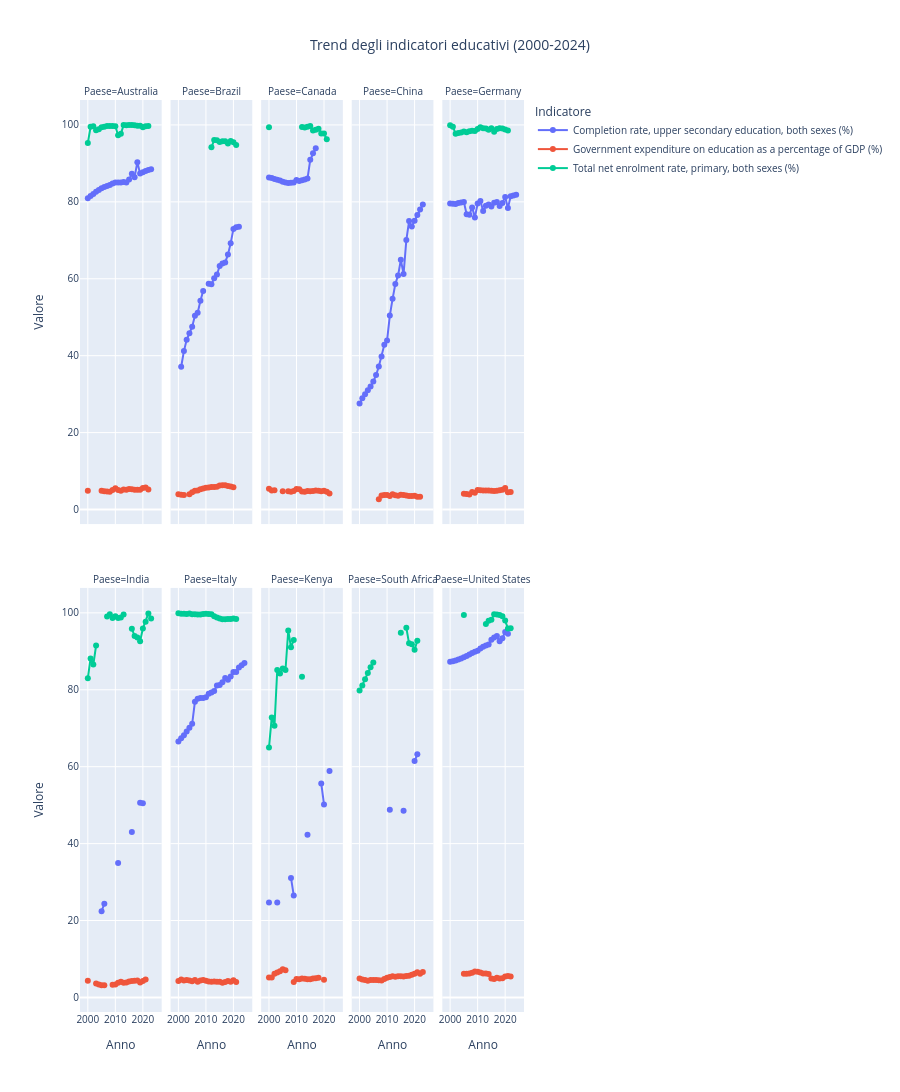

Notebook code cell kept with this figure:
### Code cell
# Trend degli indicatori nel tempo per ogni paese
fig = plot_trends_by_country(df_ed_raw)
fig.show()

### Figure 1 — Plotly figure (JSON) as saved in the notebook; plotly's stock layout.template omitted (floating-point values rounded to 4 significant figures)
{"data": [{"hovertemplate": "Indicatore=Completion rate, upper secondary education, both sexes (%)<br>Paese=Australia<br>Anno=%{x}<br>Valore=%{y}<extra></extra>", "legendgroup": "Completion rate, upper secondary education, both sexes (%)", "line": {"color": "#636efa", "dash": "solid"}, "marker": {"symbol": "circle"}, "mode": "lines+markers", "name": "Completion rate, upper secondary education, both sexes (%)", "orientation": "v", "showlegend": true, "type": "scatter", "x": [2000, 2001, 2002, 2003, 2004, 2005, 2006, 2007, 2008, 2009, 2010, 2011, 2012, 2013, 2014, 2015, 2016, 2017, 2018, 2019, 2020, 2021, 2022, 2023, 2024], "xaxis": "x6", "y": [80.96, 81.49, 82.02, 82.6, 83.1, 83.52, 83.84, 84.09, 84.39, 84.8, 85.02, 85.03, 85.02, 85.19, 85.03, 85.79, 87.3, 86.41, 90.31, 87.34, 87.7, 88.01, 88.25, 88.49, NaN], "yaxis": "y6"}, {"hovertemplate": "Indicatore=Completion rate, upper secondary education, both sexes (%)<br>Paese=Brazil<br>Anno=%{x}<br>Valore=%{y}<extra></extra>", "legendgroup": "Completion rate, upper secondary education, both sexes (%)", "line": {"color": "#636efa", "dash": "solid"}, "marker": {"symbol": "circle"}, "mode": "lines+markers", "name": "Completion rate, upper secondary education, both sexes (%)", "orientation": "v", "showlegend": false, "type": "scatter", "x": [2000, 2001, 2002, 2003, 2004, 2005, 2006, 2007, 2008, 2009, 2010, 2011, 2012, 2013, 2014, 2015, 2016, 2017, 2018, 2019, 2020, 2021, 2022, 2023, 2024], "xaxis": "x7", "y": [NaN, 37.11, 41.19, 44.13, 45.85, 47.52, 50.4, 51.13, 54.28, 56.81, NaN, 58.72, 58.6, 60.11, 61.12, 63.31, 63.95, 64.25, 66.28, 69.26, 72.96, 73.37, 73.53, NaN, NaN], "yaxis": "y7"}, {"hovertemplate": "Indicatore=Completion rate, upper secondary education, both sexes (%)<br>Paese=Canada<br>Anno=%{x}<br>Valore=%{y}<extra></extra>", "legendgroup": "Completion rate, upper secondary education, both sexes (%)", "line": {"color": "#636efa", "dash": "solid"}, "marker": {"symbol": "circle"}, "mode": "lines+markers", "name": "Completion rate, upper secondary education, both sexes (%)", "orientation": "v", "showlegend": false, "type": "scatter", "x": [2000, 2001, 2002, 2003, 2004, 2005, 2006, 2007, 2008, 2009, 2010, 2011, 2012, 2013, 2014, 2015, 2016, 2017, 2018, 2019, 2020, 2021, 2022, 2023, 2024], "xaxis": "x8", "y": [86.36, 86.18, 85.92, 85.74, 85.54, 85.23, 85.04, 84.92, 84.96, 85.03, 85.7, 85.44, 85.63, 85.79, 86.05, 90.93, 92.66, 93.95, NaN, NaN, NaN, NaN, NaN, NaN, NaN], "yaxis": "y8"}, {"hovertemplate": "Indicatore=Completion rate, upper secondary education, both sexes (%)<br>Paese=China<br>Anno=%{x}<br>Valore=%{y}<extra></extra>", "legendgroup": "Completion rate, upper secondary education, both sexes (%)", "line": {"color": "#636efa", "dash": "solid"}, "marker": {"symbol": "circle"}, "mode": "lines+markers", "name": "Completion rate, upper secondary education, both sexes (%)", "orientation": "v", "showlegend": false, "type": "scatter", "x": [2000, 2001, 2002, 2003, 2004, 2005, 2006, 2007, 2008, 2009, 2010, 2011, 2012, 2013, 2014, 2015, 2016, 2017, 2018, 2019, 2020, 2021, 2022, 2023, 2024], "xaxis": "x9", "y": [27.54, 28.93, 29.96, 30.98, 31.96, 33.29, 34.96, 37.18, 39.77, 42.81, 43.97, 50.44, 54.77, 58.64, 60.87, 64.92, 61.23, 70.06, 74.99, 73.58, 75.08, 76.58, 77.98, 79.3, NaN], "yaxis": "y9"}, {"hovertemplate": "Indicatore=Completion rate, upper secondary education, both sexes (%)<br>Paese=Germany<br>Anno=%{x}<br>Valore=%{y}<extra></extra>", "legendgroup": "Completion rate, upper secondary education, both sexes (%)", "line": {"color": "#636efa", "dash": "solid"}, "marker": {"symbol": "circle"}, "mode": "lines+markers", "name": "Completion rate, upper secondary education, both sexes (%)", "orientation": "v", "showlegend": false, "type": "scatter", "x": [2000, 2001, 2002, 2003, 2004, 2005, 2006, 2007, 2008, 2009, 2010, 2011, 2012, 2013, 2014, 2015, 2016, 2017, 2018, 2019, 2020, 2021, 2022, 2023, 2024], "xaxis": "x10", "y": [79.56, 79.49, 79.47, 79.67, 79.86, 79.94, 76.77, 76.67, 78.56, 75.95, 79.56, 80.24, 77.6, 78.98, 79.28, 78.76, 79.77, 79.98, 78.95, 79.69, 81.28, 78.37, 81.45, 81.67, 81.84], "yaxis": "y10"}, {"hovertemplate": "Indicatore=Completion rate, upper secondary education, both sexes (%)<br>Paese=India<br>Anno=%{x}<br>Valore=%{y}<extra></extra>", "legendgroup": "Completion rate, upper secondary education, both sexes (%)", "line": {"color": "#636efa", "dash": "solid"}, "marker": {"symbol": "circle"}, "mode": "lines+markers", "name": "Completion rate, upper secondary education, both sexes (%)", "orientation": "v", "showlegend": false, "type": "scatter", "x": [2000, 2001, 2002, 2003, 2004, 2005, 2006, 2007, 2008, 2009, 2010, 2011, 2012, 2013, 2014, 2015, 2016, 2017, 2018, 2019, 2020, 2021, 2022, 2023, 2024], "xaxis": "x", "y": [NaN, NaN, NaN, NaN, NaN, 22.43, 24.36, NaN, NaN, NaN, NaN, 34.98, NaN, NaN, NaN, NaN, 43.03, NaN, NaN, 50.63, 50.5, NaN, NaN, NaN, NaN], "yaxis": "y"}, {"hovertemplate": "Indicatore=Completion rate, upper secondary education, both sexes (%)<br>Paese=Italy<br>Anno=%{x}<br>Valore=%{y}<extra></extra>", "legendgroup": "Completion rate, upper secondary education, both sexes (%)", "line": {"color": "#636efa", "dash": "solid"}, "marker": {"symbol": "circle"}, "mode": "lines+markers", "name": "Completion rate, upper secondary education, both sexes (%)", "orientation": "v", "showlegend": false, "type": "scatter", "x": [2000, 2001, 2002, 2003, 2004, 2005, 2006, 2007, 2008, 2009, 2010, 2011, 2012, 2013, 2014, 2015, 2016, 2017, 2018, 2019, 2020, 2021, 2022, 2023, 2024], "xaxis": "x2", "y": [66.55, 67.37, 68.2, 69.13, 70.14, 71.14, 76.88, 77.64, 77.85, 77.87, 78.03, 78.96, 79.27, 79.69, 81.13, 81.25, 81.98, 83.07, 82.59, 83.43, 84.61, 84.62, 85.78, 86.38, 86.94], "yaxis": "y2"}, {"hovertemplate": "Indicatore=Completion rate, upper secondary education, both sexes (%)<br>Paese=Kenya<br>Anno=%{x}<br>Valore=%{y}<extra></extra>", "legendgroup": "Completion rate, upper secondary education, both sexes (%)", "line": {"color": "#636efa", "dash": "solid"}, "marker": {"symbol": "circle"}, "mode": "lines+markers", "name": "Completion rate, upper secondary education, both sexes (%)", "orientation": "v", "showlegend": false, "type": "scatter", "x": [2000, 2001, 2002, 2003, 2004, 2005, 2006, 2007, 2008, 2009, 2010, 2011, 2012, 2013, 2014, 2015, 2016, 2017, 2018, 2019, 2020, 2021, 2022, 2023, 2024], "xaxis": "x3", "y": [24.66, NaN, NaN, 24.7, NaN, NaN, NaN, NaN, 31.07, 26.53, NaN, NaN, NaN, NaN, 42.32, NaN, NaN, NaN, NaN, 55.61, 50.17, NaN, 58.86, NaN, NaN], "yaxis": "y3"}, {"hovertemplate": "Indicatore=Completion rate, upper secondary education, both sexes (%)<br>Paese=South Africa<br>Anno=%{x}<br>Valore=%{y}<extra></extra>", "legendgroup": "Completion rate, upper secondary education, both sexes (%)", "line": {"color": "#636efa", "dash": "solid"}, "marker": {"symbol": "circle"}, "mode": "lines+markers", "name": "Completion rate, upper secondary education, both sexes (%)", "orientation": "v", "showlegend": false, "type": "scatter", "x": [2000, 2001, 2002, 2003, 2004, 2005, 2006, 2007, 2008, 2009, 2010, 2011, 2012, 2013, 2014, 2015, 2016, 2017, 2018, 2019, 2020, 2021, 2022, 2023, 2024], "xaxis": "x4", "y": [NaN, NaN, NaN, NaN, NaN, NaN, NaN, NaN, NaN, NaN, NaN, 48.79, NaN, NaN, NaN, NaN, 48.52, NaN, NaN, NaN, 61.46, 63.21, NaN, NaN, NaN], "yaxis": "y4"}, {"hovertemplate": "Indicatore=Completion rate, upper secondary education, both sexes (%)<br>Paese=United States<br>Anno=%{x}<br>Valore=%{y}<extra></extra>", "legendgroup": "Completion rate, upper secondary education, both sexes (%)", "line": {"color": "#636efa", "dash": "solid"}, "marker": {"symbol": "circle"}, "mode": "lines+markers", "name": "Completion rate, upper secondary education, both sexes (%)", "orientation": "v", "showlegend": false, "type": "scatter", "x": [2000, 2001, 2002, 2003, 2004, 2005, 2006, 2007, 2008, 2009, 2010, 2011, 2012, 2013, 2014, 2015, 2016, 2017, 2018, 2019, 2020, 2021, 2022, 2023, 2024], "xaxis": "x5", "y": [87.26, 87.44, 87.62, 87.86, 88.13, 88.46, 88.78, 89.18, 89.55, 89.9, 90.12, 90.76, 91.16, 91.53, 91.78, 92.99, 93.59, 93.96, 92.64, 93.4, 95.04, 94.58, NaN, NaN, NaN], "yaxis": "y5"}, {"hovertemplate": "Indicatore=Government expenditure on education as a percentage of GDP (%)<br>Paese=Australia<br>Anno=%{x}<br>Valore=%{y}<extra></extra>", "legendgroup": "Government expenditure on education as a percentage of GDP (%)", "line": {"color": "#EF553B", "dash": "solid"}, "marker": {"symbol": "circle"}, "mode": "lines+markers", "name": "Government expenditure on education as a percentage of GDP (%)", "orientation": "v", "showlegend": true, "type": "scatter", "x": [2000, 2001, 2002, 2003, 2004, 2005, 2006, 2007, 2008, 2009, 2010, 2011, 2012, 2013, 2014, 2015, 2016, 2017, 2018, 2019, 2020, 2021, 2022, 2023, 2024], "xaxis": "x6", "y": [4.884, NaN, NaN, NaN, NaN, 4.897, 4.738, 4.654, 4.631, 5.081, 5.538, 5.068, 4.867, 5.229, 5.165, 5.316, 5.287, 5.138, 5.124, 5.134, 5.608, 5.73, 5.207, NaN, NaN], "yaxis": "y6"}, {"hovertemplate": "Indicatore=Government expenditure on education as a percentage of GDP (%)<br>Paese=Brazil<br>Anno=%{x}<br>Valore=%{y}<extra></extra>", "legendgroup": "Government expenditure on education as a percentage of GDP (%)", "line": {"color": "#EF553B", "dash": "solid"}, "marker": {"symbol": "circle"}, "mode": "lines+markers", "name": "Government expenditure on education as a percentage of GDP (%)", "orientation": "v", "showlegend": false, "type": "scatter", "x": [2000, 2001, 2002, 2003, 2004, 2005, 2006, 2007, 2008, 2009, 2010, 2011, 2012, 2013, 2014, 2015, 2016, 2017, 2018, 2019, 2020, 2021, 2022, 2023, 2024], "xaxis": "x7", "y": [3.949, 3.845, 3.75, NaN, 3.974, 4.479, 4.871, 4.974, 5.269, 5.464, 5.649, 5.737, 5.855, 5.839, 5.948, 6.241, 6.314, 6.32, 6.089, 5.963, 5.772, NaN, NaN, NaN, NaN], "yaxis": "y7"}, {"hovertemplate": "Indicatore=Government expenditure on education as a percentage of GDP (%)<br>Paese=Canada<br>Anno=%{x}<br>Valore=%{y}<extra></extra>", "legendgroup": "Government expenditure on education as a percentage of GDP (%)", "line": {"color": "#EF553B", "dash": "solid"}, "marker": {"symbol": "circle"}, "mode": "lines+markers", "name": "Government expenditure on education as a percentage of GDP (%)", "orientation": "v", "showlegend": false, "type": "scatter", "x": [2000, 2001, 2002, 2003, 2004, 2005, 2006, 2007, 2008, 2009, 2010, 2011, 2012, 2013, 2014, 2015, 2016, 2017, 2018, 2019, 2020, 2021, 2022, 2023, 2024], "xaxis": "x8", "y": [5.423, 4.953, 4.993, NaN, NaN, 4.766, NaN, 4.766, 4.626, 4.841, 5.356, 5.262, 4.693, 4.589, 4.844, 4.739, 4.816, 4.96, 4.889, 4.773, 4.888, 4.594, 4.14, NaN, NaN], "yaxis": "y8"}, {"hovertemplate": "Indicatore=Government expenditure on education as a percentage of GDP (%)<br>Paese=China<br>Anno=%{x}<br>Valore=%{y}<extra></extra>", "legendgroup": "Government expenditure on education as a percentage of GDP (%)", "line": {"color": "#EF553B", "dash": "solid"}, "marker": {"symbol": "circle"}, "mode": "lines+markers", "name": "Government expenditure on education as a percentage of GDP (%)", "orientation": "v", "showlegend": false, "type": "scatter", "x": [2000, 2001, 2002, 2003, 2004, 2005, 2006, 2007, 2008, 2009, 2010, 2011, 2012, 2013, 2014, 2015, 2016, 2017, 2018, 2019, 2020, 2021, 2022, 2023, 2024], "xaxis": "x9", "y": [NaN, NaN, NaN, NaN, NaN, NaN, NaN, 2.701, 3.632, 3.752, 3.755, 3.522, 3.944, 3.71, 3.58, 3.814, 3.761, 3.624, 3.542, 3.541, 3.573, 3.298, 3.298, NaN, NaN], "yaxis": "y9"}, {"hovertemplate": "Indicatore=Government expenditure on education as a percentage of GDP (%)<br>Paese=Germany<br>Anno=%{x}<br>Valore=%{y}<extra></extra>", "legendgroup": "Government expenditure on education as a percentage of GDP (%)", "line": {"color": "#EF553B", "dash": "solid"}, "marker": {"symbol": "circle"}, "mode": "lines+markers", "name": "Government expenditure on education as a percentage of GDP (%)", "orientation": "v", "showlegend": false, "type": "scatter", "x": [2000, 2001, 2002, 2003, 2004, 2005, 2006, 2007, 2008, 2009, 2010, 2011, 2012, 2013, 2014, 2015, 2016, 2017, 2018, 2019, 2020, 2021, 2022, 2023, 2024], "xaxis": "x10", "y": [NaN, NaN, NaN, NaN, NaN, 4.107, 4.025, 3.92, 4.549, 4.34, 5.096, 4.984, 4.928, 4.935, 4.921, 4.855, 4.839, 4.872, 4.979, 5.117, 5.588, 4.51, 4.544, NaN, NaN], "yaxis": "y10"}, {"hovertemplate": "Indicatore=Government expenditure on education as a percentage of GDP (%)<br>Paese=India<br>Anno=%{x}<br>Valore=%{y}<extra></extra>", "legendgroup": "Government expenditure on education as a percentage of GDP (%)", "line": {"color": "#EF553B", "dash": "solid"}, "marker": {"symbol": "circle"}, "mode": "lines+markers", "name": "Government expenditure on education as a percentage of GDP (%)", "orientation": "v", "showlegend": false, "type": "scatter", "x": [2000, 2001, 2002, 2003, 2004, 2005, 2006, 2007, 2008, 2009, 2010, 2011, 2012, 2013, 2014, 2015, 2016, 2017, 2018, 2019, 2020, 2021, 2022, 2023, 2024], "xaxis": "x", "y": [4.325, NaN, NaN, 3.613, 3.353, 3.189, 3.143, NaN, NaN, 3.278, 3.378, 3.796, 4.085, 3.845, 3.899, 4.115, 4.257, 4.306, 4.377, 3.897, 4.293, 4.635, NaN, NaN, NaN], "yaxis": "y"}, {"hovertemplate": "Indicatore=Government expenditure on education as a percentage of GDP (%)<br>Paese=Italy<br>Anno=%{x}<br>Valore=%{y}<extra></extra>", "legendgroup": "Government expenditure on education as a percentage of GDP (%)", "line": {"color": "#EF553B", "dash": "solid"}, "marker": {"symbol": "circle"}, "mode": "lines+markers", "name": "Government expenditure on education as a percentage of GDP (%)", "orientation": "v", "showlegend": false, "type": "scatter", "x": [2000, 2001, 2002, 2003, 2004, 2005, 2006, 2007, 2008, 2009, 2010, 2011, 2012, 2013, 2014, 2015, 2016, 2017, 2018, 2019, 2020, 2021, 2022, 2023, 2024], "xaxis": "x2", "y": [4.291, 4.65, 4.432, 4.542, 4.385, 4.238, 4.525, 4.105, 4.388, 4.524, 4.334, 4.116, 4.056, 4.144, 4.061, 4.074, 3.816, 4.045, 4.256, 4.095, 4.442, 4.02, NaN, NaN, NaN], "yaxis": "y2"}, {"hovertemplate": "Indicatore=Government expenditure on education as a percentage of GDP (%)<br>Paese=Kenya<br>Anno=%{x}<br>Valore=%{y}<extra></extra>", "legendgroup": "Government expenditure on education as a percentage of GDP (%)", "line": {"color": "#EF553B", "dash": "solid"}, "marker": {"symbol": "circle"}, "mode": "lines+markers", "name": "Government expenditure on education as a percentage of GDP (%)", "orientation": "v", "showlegend": false, "type": "scatter", "x": [2000, 2001, 2002, 2003, 2004, 2005, 2006, 2007, 2008, 2009, 2010, 2011, 2012, 2013, 2014, 2015, 2016, 2017, 2018, 2019, 2020, 2021, 2022, 2023, 2024], "xaxis": "x3", "y": [5.187, 5.206, 6.172, 6.494, 6.797, 7.336, 7.05, NaN, NaN, 4.02, 4.815, 4.7, 4.931, 4.837, 4.717, 4.744, 4.895, 4.963, 5.108, NaN, 4.628, NaN, NaN, NaN, NaN], "yaxis": "y3"}, {"hovertemplate": "Indicatore=Government expenditure on education as a percentage of GDP (%)<br>Paese=South Africa<br>Anno=%{x}<br>Valore=%{y}<extra></extra>", "legendgroup": "Government expenditure on education as a percentage of GDP (%)", "line": {"color": "#EF553B", "dash": "solid"}, "marker": {"symbol": "circle"}, "mode": "lines+markers", "name": "Government expenditure on education as a percentage of GDP (%)", "orientation": "v", "showlegend": false, "type": "scatter", "x": [2000, 2001, 2002, 2003, 2004, 2005, 2006, 2007, 2008, 2009, 2010, 2011, 2012, 2013, 2014, 2015, 2016, 2017, 2018, 2019, 2020, 2021, 2022, 2023, 2024], "xaxis": "x4", "y": [4.909, 4.636, 4.546, 4.352, 4.509, 4.524, 4.527, 4.447, 4.374, 4.761, 5.135, 5.289, 5.523, 5.351, 5.49, 5.483, 5.444, 5.599, 5.644, 5.928, 6.183, 6.562, 6.183, 6.604, NaN], "yaxis": "y4"}, {"hovertemplate": "Indicatore=Government expenditure on education as a percentage of GDP (%)<br>Paese=United States<br>Anno=%{x}<br>Valore=%{y}<extra></extra>", "legendgroup": "Government expenditure on education as a percentage of GDP (%)", "line": {"color": "#EF553B", "dash": "solid"}, "marker": {"symbol": "circle"}, "mode": "lines+markers", "name": "Government expenditure on education as a percentage of GDP (%)", "orientation": "v", "showlegend": false, "type": "scatter", "x": [2000, 2001, 2002, 2003, 2004, 2005, 2006, 2007, 2008, 2009, 2010, 2011, 2012, 2013, 2014, 2015, 2016, 2017, 2018, 2019, 2020, 2021, 2022, 2023, 2024], "xaxis": "x5", "y": [NaN, NaN, NaN, NaN, NaN, 6.171, 6.164, 6.24, 6.44, 6.74, 6.69, 6.5, 6.25, 6.21, 6.1, 4.947, 4.807, 5.123, 4.929, 4.987, 5.435, 5.59, 5.44, NaN, NaN], "yaxis": "y5"}, {"hovertemplate": "Indicatore=Total net enrolment rate, primary, both sexes (%)<br>Paese=Australia<br>Anno=%{x}<br>Valore=%{y}<extra></extra>", "legendgroup": "Total net enrolment rate, primary, both sexes (%)", "line": {"color": "#00cc96", "dash": "solid"}, "marker": {"symbol": "circle"}, "mode": "lines+markers", "name": "Total net enrolment rate, primary, both sexes (%)", "orientation": "v", "showlegend": true, "type": "scatter", "x": [2000, 2001, 2002, 2003, 2004, 2005, 2006, 2007, 2008, 2009, 2010, 2011, 2012, 2013, 2014, 2015, 2016, 2017, 2018, 2019, 2020, 2021, 2022, 2023, 2024], "xaxis": "x6", "y": [95.29, 99.52, 99.67, 98.62, 98.88, 99.43, 99.52, 99.74, 99.7, 99.7, 99.68, 97.29, 97.7, 99.95, 99.93, 99.97, 99.99, 99.94, 99.81, 99.79, 99.42, 99.63, 99.7, NaN, NaN], "yaxis": "y6"}, {"hovertemplate": "Indicatore=Total net enrolment rate, primary, both sexes (%)<br>Paese=Brazil<br>Anno=%{x}<br>Valore=%{y}<extra></extra>", "legendgroup": "Total net enrolment rate, primary, both sexes (%)", "line": {"color": "#00cc96", "dash": "solid"}, "marker": {"symbol": "circle"}, "mode": "lines+markers", "name": "Total net enrolment rate, primary, both sexes (%)", "orientation": "v", "showlegend": false, "type": "scatter", "x": [2000, 2001, 2002, 2003, 2004, 2005, 2006, 2007, 2008, 2009, 2010, 2011, 2012, 2013, 2014, 2015, 2016, 2017, 2018, 2019, 2020, 2021, 2022, 2023, 2024], "xaxis": "x7", "y": [NaN, NaN, NaN, NaN, NaN, NaN, NaN, NaN, NaN, NaN, NaN, NaN, 94.18, 96.05, 96.02, 95.59, 95.74, 95.78, 95.17, 95.81, 95.48, 94.77, NaN, NaN, NaN], "yaxis": "y7"}, {"hovertemplate": "Indicatore=Total net enrolment rate, primary, both sexes (%)<br>Paese=Canada<br>Anno=%{x}<br>Valore=%{y}<extra></extra>", "legendgroup": "Total net enrolment rate, primary, both sexes (%)", "line": {"color": "#00cc96", "dash": "solid"}, "marker": {"symbol": "circle"}, "mode": "lines+markers", "name": "Total net enrolment rate, primary, both sexes (%)", "orientation": "v", "showlegend": false, "type": "scatter", "x": [2000, 2001, 2002, 2003, 2004, 2005, 2006, 2007, 2008, 2009, 2010, 2011, 2012, 2013, 2014, 2015, 2016, 2017, 2018, 2019, 2020, 2021, 2022, 2023, 2024], "xaxis": "x8", "y": [99.41, NaN, NaN, NaN, NaN, NaN, NaN, NaN, NaN, NaN, NaN, NaN, 99.44, 99.35, 99.5, 99.71, 98.55, 98.77, 99.02, 97.79, 97.74, 96.29, NaN, NaN, NaN], "yaxis": "y8"}, {"hovertemplate": "Indicatore=Total net enrolment rate, primary, both sexes (%)<br>Paese=China<br>Anno=%{x}<br>Valore=%{y}<extra></extra>", "legendgroup": "Total net enrolment rate, primary, both sexes (%)", "line": {"color": "#00cc96", "dash": "solid"}, "marker": {"symbol": "circle"}, "mode": "lines+markers", "name": "Total net enrolment rate, primary, both sexes (%)", "orientation": "v", "showlegend": false, "type": "scatter", "x": [2000, 2001, 2002, 2003, 2004, 2005, 2006, 2007, 2008, 2009, 2010, 2011, 2012, 2013, 2014, 2015, 2016, 2017, 2018, 2019, 2020, 2021, 2022, 2023, 2024], "xaxis": "x9", "y": [NaN, NaN, NaN, NaN, NaN, NaN, NaN, NaN, NaN, NaN, NaN, NaN, NaN, NaN, NaN, NaN, NaN, NaN, NaN, NaN, NaN, NaN, NaN, NaN, NaN], "yaxis": "y9"}, {"hovertemplate": "Indicatore=Total net enrolment rate, primary, both sexes (%)<br>Paese=Germany<br>Anno=%{x}<br>Valore=%{y}<extra></extra>", "legendgroup": "Total net enrolment rate, primary, both sexes (%)", "line": {"color": "#00cc96", "dash": "solid"}, "marker": {"symbol": "circle"}, "mode": "lines+markers", "name": "Total net enrolment rate, primary, both sexes (%)", "orientation": "v", "showlegend": false, "type": "scatter", "x": [2000, 2001, 2002, 2003, 2004, 2005, 2006, 2007, 2008, 2009, 2010, 2011, 2012, 2013, 2014, 2015, 2016, 2017, 2018, 2019, 2020, 2021, 2022, 2023, 2024], "xaxis": "x10", "y": [99.91, 99.51, 97.72, 97.87, 98.02, 98.28, 98.08, 98.38, 98.48, 98.4, 98.92, 99.4, 99.11, 99.09, 98.77, 99.14, 98.25, 98.92, 99.13, 99.04, 98.81, 98.54, NaN, NaN, NaN], "yaxis": "y10"}, {"hovertemplate": "Indicatore=Total net enrolment rate, primary, both sexes (%)<br>Paese=India<br>Anno=%{x}<br>Valore=%{y}<extra></extra>", "legendgroup": "Total net enrolment rate, primary, both sexes (%)", "line": {"color": "#00cc96", "dash": "solid"}, "marker": {"symbol": "circle"}, "mode": "lines+markers", "name": "Total net enrolment rate, primary, both sexes (%)", "orientation": "v", "showlegend": false, "type": "scatter", "x": [2000, 2001, 2002, 2003, 2004, 2005, 2006, 2007, 2008, 2009, 2010, 2011, 2012, 2013, 2014, 2015, 2016, 2017, 2018, 2019, 2020, 2021, 2022, 2023, 2024], "xaxis": "x", "y": [83.01, 88.14, 86.56, 91.51, NaN, NaN, NaN, 99.08, 99.61, 98.68, 99.14, 98.68, 98.77, 99.57, NaN, NaN, 95.89, 93.97, 93.62, 92.63, 95.94, 97.69, 99.85, 98.53, NaN], "yaxis": "y"}, {"hovertemplate": "Indicatore=Total net enrolment rate, primary, both sexes (%)<br>Paese=Italy<br>Anno=%{x}<br>Valore=%{y}<extra></extra>", "legendgroup": "Total net enrolment rate, primary, both sexes (%)", "line": {"color": "#00cc96", "dash": "solid"}, "marker": {"symbol": "circle"}, "mode": "lines+markers", "name": "Total net enrolment rate, primary, both sexes (%)", "orientation": "v", "showlegend": false, "type": "scatter", "x": [2000, 2001, 2002, 2003, 2004, 2005, 2006, 2007, 2008, 2009, 2010, 2011, 2012, 2013, 2014, 2015, 2016, 2017, 2018, 2019, 2020, 2021, 2022, 2023, 2024], "xaxis": "x2", "y": [99.86, 99.78, 99.79, 99.72, 99.81, 99.63, 99.62, 99.59, 99.58, 99.7, 99.78, 99.71, 99.66, 99.11, 98.77, 98.5, 98.33, 98.36, 98.43, 98.4, 98.52, 98.4, NaN, NaN, NaN], "yaxis": "y2"}, {"hovertemplate": "Indicatore=Total net enrolment rate, primary, both sexes (%)<br>Paese=Kenya<br>Anno=%{x}<br>Valore=%{y}<extra></extra>", "legendgroup": "Total net enrolment rate, primary, both sexes (%)", "line": {"color": "#00cc96", "dash": "solid"}, "marker": {"symbol": "circle"}, "mode": "lines+markers", "name": "Total net enrolment rate, primary, both sexes (%)", "orientation": "v", "showlegend": false, "type": "scatter", "x": [2000, 2001, 2002, 2003, 2004, 2005, 2006, 2007, 2008, 2009, 2010, 2011, 2012, 2013, 2014, 2015, 2016, 2017, 2018, 2019, 2020, 2021, 2022, 2023, 2024], "xaxis": "x3", "y": [64.96, 72.81, 70.67, 85.14, 84.26, 85.53, 85.11, 95.4, 91.06, 92.91, NaN, NaN, 83.38, NaN, NaN, NaN, NaN, NaN, NaN, NaN, NaN, NaN, NaN, NaN, NaN], "yaxis": "y3"}, {"hovertemplate": "Indicatore=Total net enrolment rate, primary, both sexes (%)<br>Paese=South Africa<br>Anno=%{x}<br>Valore=%{y}<extra></extra>", "legendgroup": "Total net enrolment rate, primary, both sexes (%)", "line": {"color": "#00cc96", "dash": "solid"}, "marker": {"symbol": "circle"}, "mode": "lines+markers", "name": "Total net enrolment rate, primary, both sexes (%)", "orientation": "v", "showlegend": false, "type": "scatter", "x": [2000, 2001, 2002, 2003, 2004, 2005, 2006, 2007, 2008, 2009, 2010, 2011, 2012, 2013, 2014, 2015, 2016, 2017, 2018, 2019, 2020, 2021, 2022, 2023, 2024], "xaxis": "x4", "y": [79.78, 81.09, 82.73, 84.38, 85.84, 87.07, NaN, NaN, NaN, NaN, NaN, NaN, NaN, NaN, NaN, 94.79, NaN, 96.11, 92.07, 91.83, 90.43, 92.76, NaN, NaN, NaN], "yaxis": "y4"}, {"hovertemplate": "Indicatore=Total net enrolment rate, primary, both sexes (%)<br>Paese=United States<br>Anno=%{x}<br>Valore=%{y}<extra></extra>", "legendgroup": "Total net enrolment rate, primary, both sexes (%)", "line": {"color": "#00cc96", "dash": "solid"}, "marker": {"symbol": "circle"}, "mode": "lines+markers", "name": "Total net enrolment rate, primary, both sexes (%)", "orientation": "v", "showlegend": false, "type": "scatter", "x": [2000, 2001, 2002, 2003, 2004, 2005, 2006, 2007, 2008, 2009, 2010, 2011, 2012, 2013, 2014, 2015, 2016, 2017, 2018, 2019, 2020, 2021, 2022, 2023, 2024], "xaxis": "x5", "y": [NaN, NaN, NaN, NaN, NaN, 99.43, NaN, NaN, NaN, NaN, NaN, NaN, NaN, 97.1, 97.97, 98.19, 99.64, 99.58, 99.43, 99.08, 97.99, 95.9, 96.02, NaN, NaN], "yaxis": "y5"}], "layout": {"annotations": [{"font": {}, "showarrow": false, "text": "Paese=India", "x": 0.092, "xanchor": "center", "xref": "paper", "y": 0.465, "yanchor": "bottom", "yref": "paper"}, {"font": {}, "showarrow": false, "text": "Paese=Italy", "x": 0.296, "xanchor": "center", "xref": "paper", "y": 0.465, "yanchor": "bottom", "yref": "paper"}, {"font": {}, "showarrow": false, "text": "Paese=Kenya", "x": 0.5, "xanchor": "center", "xref": "paper", "y": 0.465, "yanchor": "bottom", "yref": "paper"}, {"font": {}, "showarrow": false, "text": "Paese=South Africa", "x": 0.704, "xanchor": "center", "xref": "paper", "y": 0.465, "yanchor": "bottom", "yref": "paper"}, {"font": {}, "showarrow": false, "text": "Paese=United States", "x": 0.908, "xanchor": "center", "xref": "paper", "y": 0.465, "yanchor": "bottom", "yref": "paper"}, {"font": {}, "showarrow": false, "text": "Paese=Australia", "x": 0.092, "xanchor": "center", "xref": "paper", "y": 1.0, "yanchor": "bottom", "yref": "paper"}, {"font": {}, "showarrow": false, "text": "Paese=Brazil", "x": 0.296, "xanchor": "center", "xref": "paper", "y": 1.0, "yanchor": "bottom", "yref": "paper"}, {"font": {}, "showarrow": false, "text": "Paese=Canada", "x": 0.5, "xanchor": "center", "xref": "paper", "y": 1.0, "yanchor": "bottom", "yref": "paper"}, {"font": {}, "showarrow": false, "text": "Paese=China", "x": 0.704, "xanchor": "center", "xref": "paper", "y": 1.0, "yanchor": "bottom", "yref": "paper"}, {"font": {}, "showarrow": false, "text": "Paese=Germany", "x": 0.908, "xanchor": "center", "xref": "paper", "y": 1.0, "yanchor": "bottom", "yref": "paper"}], "font": {"size": 10}, "height": 1200, "legend": {"title": {"text": "Indicatore"}, "tracegroupgap": 0}, "title": {"text": "Trend degli indicatori educativi (2000-2024)", "x": 0.5}, "xaxis": {"anchor": "y", "domain": [0, 0.184], "title": {"text": "Anno"}}, "xaxis10": {"anchor": "y10", "domain": [0.816, 1], "matches": "x", "showticklabels": false}, "xaxis2": {"anchor": "y2", "domain": [0.204, 0.388], "matches": "x", "title": {"text": "Anno"}}, "xaxis3": {"anchor": "y3", "domain": [0.408, 0.592], "matches": "x", "title": {"text": "Anno"}}, "xaxis4": {"anchor": "y4", "domain": [0.612, 0.796], "matches": "x", "title": {"text": "Anno"}}, "xaxis5": {"anchor": "y5", "domain": [0.816, 1], "matches": "x", "title": {"text": "Anno"}}, "xaxis6": {"anchor": "y6", "domain": [0, 0.184], "matches": "x", "showticklabels": false}, "xaxis7": {"anchor": "y7", "domain": [0.204, 0.388], "matches": "x", "showticklabels": false}, "xaxis8": {"anchor": "y8", "domain": [0.408, 0.592], "matches": "x", "showticklabels": false}, "xaxis9": {"anchor": "y9", "domain": [0.612, 0.796], "matches": "x", "showticklabels": false}, "yaxis": {"anchor": "x", "domain": [0, 0.465], "title": {"text": "Valore"}}, "yaxis10": {"anchor": "x10", "domain": [0.535, 1.0], "matches": "y", "showticklabels": false}, "yaxis2": {"anchor": "x2", "domain": [0, 0.465], "matches": "y", "showticklabels": false}, "yaxis3": {"anchor": "x3", "domain": [0, 0.465], "matches": "y", "showticklabels": false}, "yaxis4": {"anchor": "x4", "domain": [0, 0.465], "matches": "y", "showticklabels": false}, "yaxis5": {"anchor": "x5", "domain": [0, 0.465], "matches": "y", "showticklabels": false}, "yaxis6": {"anchor": "x6", "domain": [0.535, 1.0], "matches": "y", "title": {"text": "Valore"}}, "yaxis7": {"anchor": "x7", "domain": [0.535, 1.0], "matches": "y", "showticklabels": false}, "yaxis8": {"anchor": "x8", "domain": [0.535, 1.0], "matches": "y", "showticklabels": false}, "yaxis9": {"anchor": "x9", "domain": [0.535, 1.0], "matches": "y", "showticklabels": false}}}
